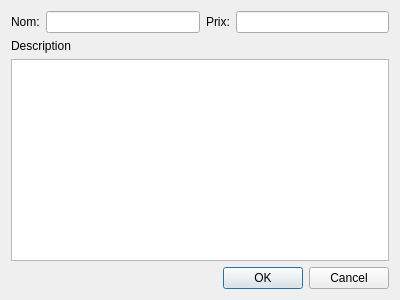
<?xml version="1.0" encoding="UTF-8"?>
<ui version="4.0">
 <class>gestionPiece</class>
 <widget class="QDialog" name="gestionPiece">
  <property name="geometry">
   <rect>
    <x>0</x>
    <y>0</y>
    <width>400</width>
    <height>300</height>
   </rect>
  </property>
  <property name="windowTitle">
   <string>Dialog</string>
  </property>
  <layout class="QVBoxLayout" name="verticalLayout">
   <item>
    <layout class="QHBoxLayout" name="horizontalLayout">
     <item>
      <widget class="QLabel" name="label">
       <property name="text">
        <string>Nom:</string>
       </property>
      </widget>
     </item>
     <item>
      <widget class="QLineEdit" name="lineEdit"/>
     </item>
     <item>
      <widget class="QLabel" name="label_2">
       <property name="text">
        <string>Prix:</string>
       </property>
      </widget>
     </item>
     <item>
      <widget class="QLineEdit" name="lineEdit_2"/>
     </item>
    </layout>
   </item>
   <item>
    <widget class="QLabel" name="label_3">
     <property name="text">
      <string>Description</string>
     </property>
    </widget>
   </item>
   <item>
    <widget class="QTextEdit" name="textEdit"/>
   </item>
   <item>
    <widget class="QDialogButtonBox" name="buttonBox">
     <property name="orientation">
      <enum>Qt::Horizontal</enum>
     </property>
     <property name="standardButtons">
      <set>QDialogButtonBox::Cancel|QDialogButtonBox::Ok</set>
     </property>
    </widget>
   </item>
  </layout>
 </widget>
 <resources/>
 <connections>
  <connection>
   <sender>buttonBox</sender>
   <signal>accepted()</signal>
   <receiver>gestionPiece</receiver>
   <slot>accept()</slot>
   <hints>
    <hint type="sourcelabel">
     <x>248</x>
     <y>254</y>
    </hint>
    <hint type="destinationlabel">
     <x>157</x>
     <y>274</y>
    </hint>
   </hints>
  </connection>
  <connection>
   <sender>buttonBox</sender>
   <signal>rejected()</signal>
   <receiver>gestionPiece</receiver>
   <slot>reject()</slot>
   <hints>
    <hint type="sourcelabel">
     <x>316</x>
     <y>260</y>
    </hint>
    <hint type="destinationlabel">
     <x>286</x>
     <y>274</y>
    </hint>
   </hints>
  </connection>
 </connections>
</ui>
